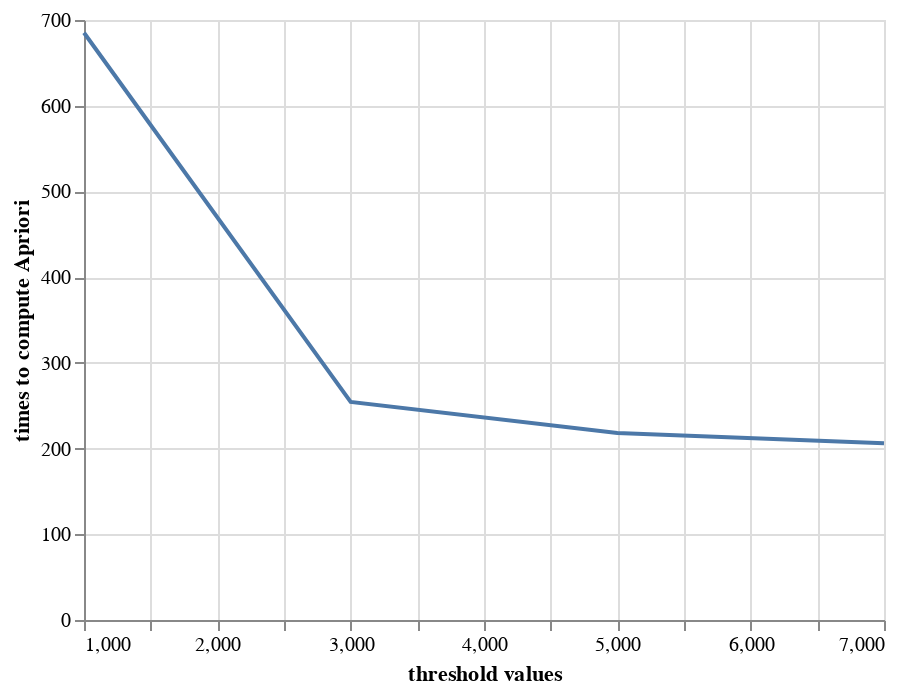

The code cell stored with this chart in its notebook:
### Markdown cell above
##TIME VS THRESHOLD

### Code cell
import altair as alt
x = [1000,3000,5000,7000]
y = times_A
source = pd.DataFrame({
  'threshold values': x,
  'times to compute Apriori': y
})

alt.Chart(source).mark_line().encode(
    x='threshold values',
    y='times to compute Apriori'
)

### Figure 1 — Vega-Lite specification as saved in the notebook (floating-point values rounded to 4 significant figures)
{"config": {"view": {"continuousWidth": 400, "continuousHeight": 300}}, "data": {"name": "data-7e7ca1eced111b70ef5375978fe34c7a"}, "mark": "line", "encoding": {"x": {"field": "threshold values", "type": "quantitative"}, "y": {"field": "times to compute Apriori", "type": "quantitative"}}, "$schema": "https://vega.github.io/schema/vega-lite/v4.17.0.json", "datasets": {"data-7e7ca1eced111b70ef5375978fe34c7a": [{"threshold values": 1000, "times to compute Apriori": 685.1}, {"threshold values": 3000, "times to compute Apriori": 254.5}, {"threshold values": 5000, "times to compute Apriori": 218.2}, {"threshold values": 7000, "times to compute Apriori": 206.3}]}}
